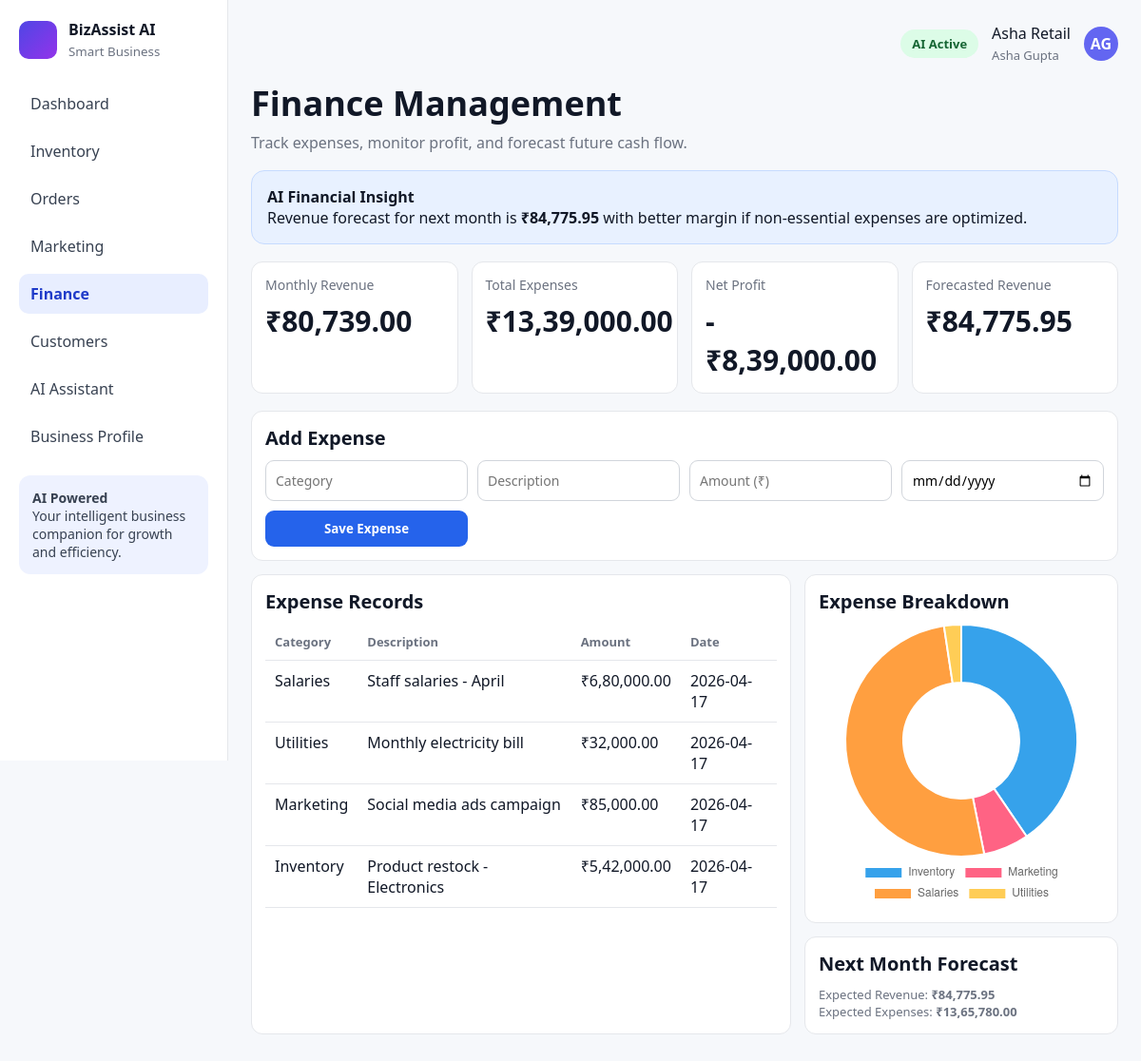
Page /finance on the earlier database version.
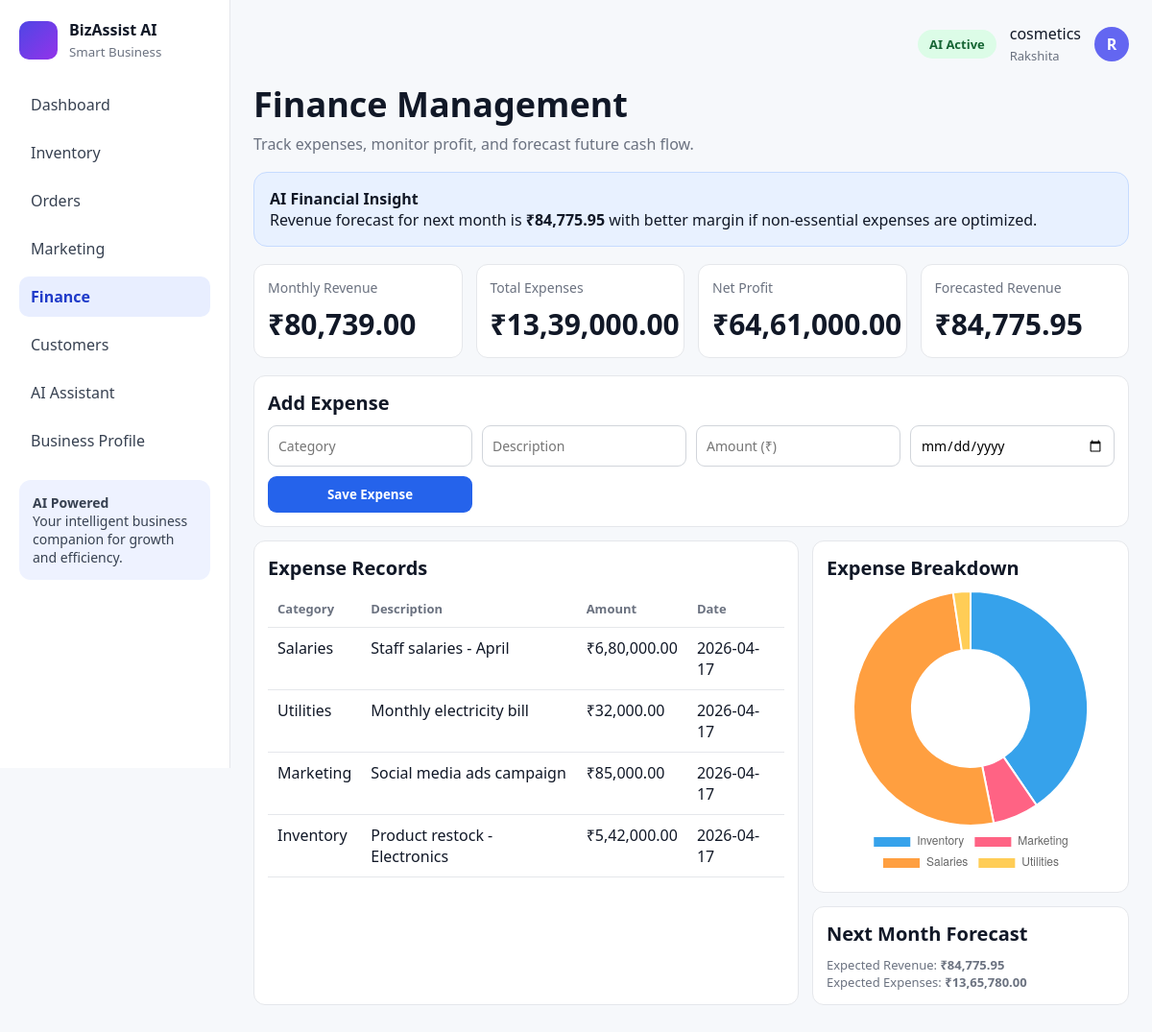
Same page on the later database version.
### tables this page shows
CREATE TABLE business_profile (
            id INTEGER PRIMARY KEY CHECK (id = 1),
            owner_name TEXT NOT NULL,
            business_name TEXT NOT NULL,
            email TEXT NOT NULL,
            phone TEXT NOT NULL,
            business_type TEXT NOT NULL,
            monthly_revenue REAL NOT NULL DEFAULT 0,
            monthly_expenses REAL NOT NULL DEFAULT 0,
            marketing_spend REAL NOT NULL DEFAULT 0,
            growth_target REAL NOT NULL DEFAULT 0
        );

### app.py (the view, shortened to what this page needs)
@app.route("/finance", methods=["GET", "POST"])
def finance():
    if not business_profile_required():
        return redirect(url_for("login"))
    conn = get_db_connection()
    expenses = conn.execute("SELECT * FROM expenses ORDER BY id DESC").fetchall()
    monthly_rev = conn.execute(
        "SELECT COALESCE(SUM(total_amount), 0) FROM orders WHERE strftime('%Y-%m', order_date) = strftime('%Y-%m', 'now')"
    ).fetchone()[0]
    monthly_exp = conn.execute(
        "SELECT COALESCE(SUM(amount), 0) FROM expenses WHERE strftime('%Y-%m', expense_date) = strftime('%Y-%m', 'now')"
    ).fetchone()[0]
    metrics = query_metrics(conn)
    forecast_revenue = monthly_rev * 1.05
    forecast_expenses = monthly_exp * 1.02
    expense_breakdown = conn.execute(
        "SELECT category, COALESCE(SUM(amount), 0) as total FROM expenses GROUP BY category"
    ).fetchall()
    conn.close()
    return render_template(
        "finance.html",
        active_page="finance",
        expenses=expenses,
        monthly_revenue=monthly_rev,
        monthly_expenses=monthly_exp,
        forecast_revenue=forecast_revenue,
        forecast_expenses=forecast_expenses,
        expense_breakdown=expense_breakdown,
        metrics=metrics,
    )

### app.py (called while the page is built)
def get_db_connection():
    conn = sqlite3.connect("database.db")
    conn.row_factory = sqlite3.Row
    return conn

def format_inr(value):
    try:
        amount = float(value or 0)
    except (TypeError, ValueError):
        amount = 0
    sign = "-" if amount < 0 else ""
    amount = abs(amount)
    integer = int(amount)
    decimal = f"{amount:.2f}".split(".")[1]
    s = str(integer)
    if len(s) > 3:
        head = s[:-3]
        tail = s[-3:]
        chunks = []
        while len(head) > 2:
            chunks.insert(0, head[-2:])
            head = head[:-2]
        if head:
            chunks.insert(0, head)
        s = ",".join(chunks + [tail])
    return f"{sign}₹{s}.{decimal}"

def get_business_profile(conn):
    return conn.execute("SELECT * FROM business_profile WHERE id = 1").fetchone()

def business_profile_required():
    conn = get_db_connection()
    profile = get_business_profile(conn)
    conn.close()
    return profile is not None

### templates/finance.html (shortened to what this page needs)
{% extends "base.html" %}
{% block content %}
<h1 class="page-title">Finance Management</h1>
<p class="page-subtitle">Track expenses, monitor profit, and forecast future cash flow.</p>
<div class="ai-box">
    <b>AI Financial Insight</b>
    <p>Revenue forecast for next month is <b>{{ forecast_revenue|inr }}</b> with better margin if non-essential expenses are optimized.</p>
</div>
<div class="cards">
    <div class="card"><h3>Monthly Revenue</h3><div class="metric">{{ monthly_revenue|inr }}</div></div>
    <div class="card"><h3>Total Expenses</h3><div class="metric">{{ monthly_expenses|inr }}</div></div>
    <div class="card"><h3>Net Profit</h3><div class="metric">{{ metrics.net_profit|inr }}</div></div>
    <div class="card"><h3>Forecasted Revenue</h3><div class="metric">{{ forecast_revenue|inr }}</div></div>
</div>
<div class="panel">
    <h3 class="section-title">Add Expense</h3>
    <form method="post" class="form-grid">
        <input class="input" name="category" placeholder="Category" required>
        <input class="input" name="description" placeholder="Description" required>
        <input class="input" type="number" step="0.01" name="amount" placeholder="Amount (₹)" required>
        <input class="input" type="date" name="expense_date">
        <button class="btn btn-primary" type="submit">Save Expense</button>
    </form>
</div>
<div class="row">
    <div class="panel">
        <h3 class="section-title">Expense Records</h3>
        <table>
            <thead><tr><th>Category</th><th>Description</th><th>Amount</th><th>Date</th></tr></thead>
            <tbody>
                {% for expense in expenses %}
                <tr>
                    <td>{{ expense["category"] }}</td>
                    <td>{{ expense["description"] }}</td>
                    <td>{{ expense["amount"]|inr }}</td>
                    <td>{{ expense["expense_date"] }}</td>
                </tr>
                {% endfor %}
            </tbody>
        </table>
    </div>
    <div>
        <div class="panel">
            <h3 class="section-title">Expense Breakdown</h3>
            <canvas id="expenseChart" height="220"></canvas>
        </div>
        <div class="panel">
            <h3 class="section-title">Next Month Forecast</h3>
            <p class="muted">Expected Revenue: <b>{{ forecast_revenue|inr }}</b></p>
            <p class="muted">Expected Expenses: <b>{{ forecast_expenses|inr }}</b></p>
        </div>
    </div>
</div>
<script>
const labels = {{ expense_breakdown | map(attribute='category') | list | tojson }};
const totals = {{ expense_breakdown | map(attribute='total') | list | tojson }};
new Chart(document.getElementById("expenseChart"), {
    type: "doughnut",
    data: { labels, datasets: [{ data: totals }] },
    options: { plugins: { legend: { position: "bottom" } } }
});
</script>
{% endblock %}

### templates/base.html (shortened to what this page needs)
<!DOCTYPE html>
<html lang="en">
<head>
</head>
<body>
<div class="app">
    <aside class="sidebar">
        <div class="logo">
            <div class="logo-icon"></div>
            <div>
                <div><b>BizAssist AI</b></div>
                <small>Smart Business</small>
            </div>
        </div>
        <nav class="nav">
            <a href="/dashboard" class="{{ 'active' if active_page == 'dashboard' else '' }}">Dashboard</a>
            <a href="/inventory" class="{{ 'active' if active_page == 'inventory' else '' }}">Inventory</a>
            <a href="/orders" class="{{ 'active' if active_page == 'orders' else '' }}">Orders</a>
            <a href="/marketing" class="{{ 'active' if active_page == 'marketing' else '' }}">Marketing</a>
            <a href="/finance" class="{{ 'active' if active_page == 'finance' else '' }}">Finance</a>
            <a href="/customers" class="{{ 'active' if active_page == 'customers' else '' }}">Customers</a>
            <a href="/assistant" class="{{ 'active' if active_page == 'assistant' else '' }}">AI Assistant</a>
            <a href="/business-profile" class="{{ 'active' if active_page == 'business_profile' else '' }}">Business Profile</a>
        </nav>
        <div class="promo">
            <b>AI Powered</b>
            <p>Your intelligent business companion for growth and efficiency.</p>
        </div>
    </aside>
    <main class="content">
        <div class="topbar">
            <span class="pill">AI Active</span>
            <div>{{ business_name }}<br><span class="muted">{{ owner_name }}</span></div>
            <div class="avatar">{{ avatar_text }}</div>
        </div>
        {% block content %}{% endblock %}
    </main>
</div>
</body>
</html>

Differences in the rows shown:
changed business_profile: business_name "Asha Retail" → "cosmetics"; owner_name "Asha Gupta" → "Rakshita"
Other differences:
{{ avatar_text }}: "AG" → "R"
{{ metrics.net_profit|inr }}: "-₹8,39,000.00" → "₹64,61,000.00"
